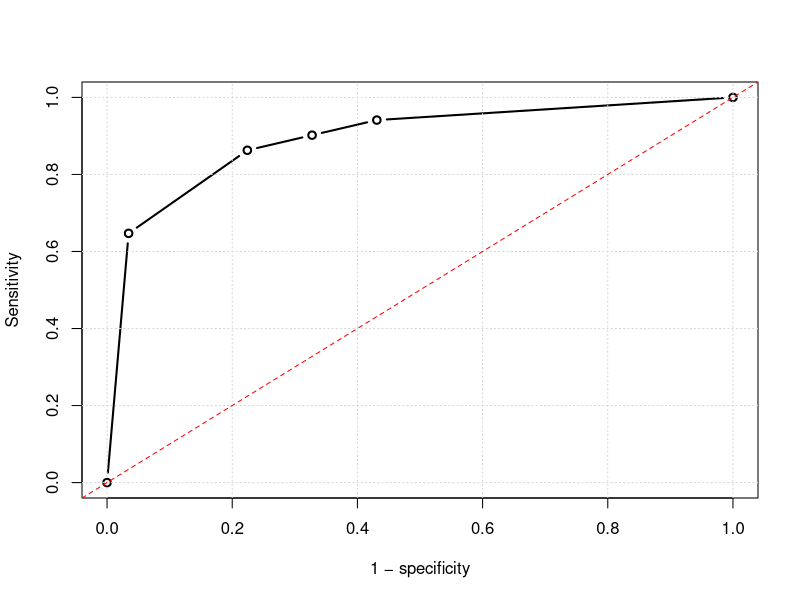

Write the R code that produced this figure.
###########################################################################################
## Calculate AUC manually #################################################################
###########################################################################################
# Below is the diagnostic stats. (1), (2), etc. are threshold
# (1) Definitely normal: 33/3
# (2) Probably normal: 6/2
# (3) Questionable: 6/2
# (4) Probably abnormal: 11/11
# (5) Definitely abnormal: 2/33
# you can think of this as, the predicted profit loss of 5 ppl are -100, 100, 200, 300, 400
# , they are threshold too.

#######################################
## 1.0 data ###########################
#######################################
norm = rep(1:5, times = c(33,6,6,11,2))
abnorm = rep(1:5, times = c(3,2,2,11,33))
testres = c(abnorm,norm)
truestat = c(rep(1,length(abnorm)), rep(0,length(norm)))
tab = as.matrix(table(truestat, testres))

#######################################
## 2.0 stats ##########################
#######################################
tot = colSums(tab)                            # Number of patients with each type of test result
truepos = unname(rev(cumsum(rev(tab[2,]))))   # Number of true positives
falsepos = unname(rev(cumsum(rev(tab[1,]))))  # Number of false positives
totpos = sum(tab[2,])                         # The total number of positives (one number)
totneg = sum(tab[1,])                         # The total number of negatives (one number)
sens = truepos / totpos                       # Sensitivity (fraction true positives)
omspec = falsepos / totneg                    # 1 − specificity (false positives)
sens = c(sens,0); omspec = c(omspec,0)        # Numbers when we classify all patients as normal

#######################################
## 3.0 plot ###########################
#######################################
plot(
    omspec, sens, type = "b", xlim = c(0,1), ylim = c(0,1), lwd = 2,
    xlab = "1 − specificity", ylab = "Sensitivity"
) # perhaps with xaxs="i"
grid()
abline(0,1, col = "red", lty = 2)

#######################################
## 4.0 AUC ############################
#######################################
height = (sens[-1] + sens[-length(sens)]) / 2
width = -diff(omspec) # = diff(rev(omspec))
sum(height * width)
